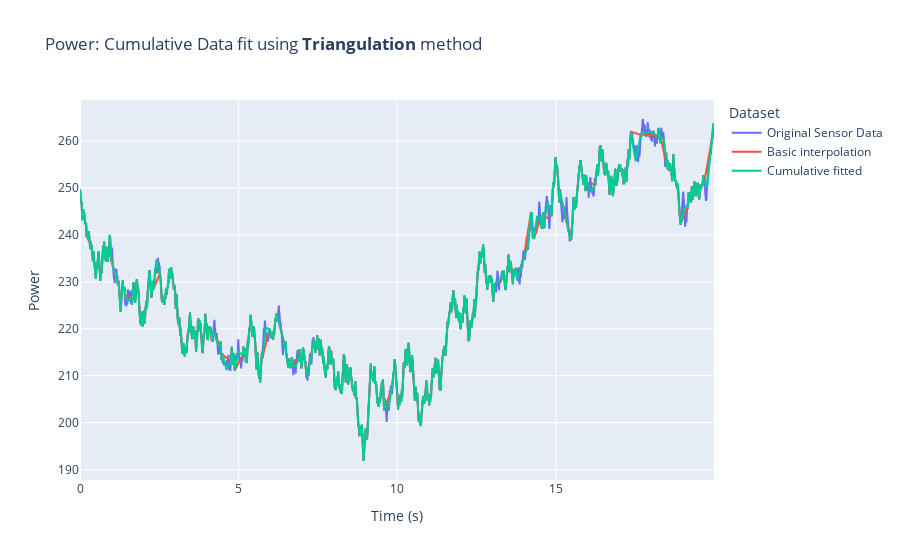

Here is the notebook cell this chart was saved with:
### Markdown cell above
Triangulated fit of the missing Power data based on the cumulated value

### Code cell
def triangular_interpolation(start_val, end_val, num_missing, total_sum):
   
    # Calculate the current average between start and end values
    current_avg = (start_val + end_val) / 2.0
    
    # Calculate the difference between the total missing sum and the current average
    total_diff = total_sum - current_avg * num_missing
    
    # Determine the value at the midpoint
    mid_value = current_avg + (total_diff / (num_missing / 2))
    
    # Initialize the list of interpolated values
    interpolated_values = []
    
    # # Determine the direction of interpolation
    # if mid_value >= current_avg:
    #     # Interpolate linearly to the midpoint, then back down
    #     for i in range(1, num_missing + 1):
    #         if i <= num_missing // 2:
    #             value = np.linspace(start_val, mid_value, num_missing // 2 + 1)[i]
    #         else:
    #             value = np.linspace(mid_value, end_val, (num_missing + 1) // 2)[i - num_missing // 2]
    #         interpolated_values.append(value)
    # else:
    #     # Interpolate linearly down to the midpoint, then back up
    #     for i in range(1, num_missing + 1):
    #         if i <= num_missing // 2:
    #             value = np.linspace(start_val, mid_value, num_missing // 2 + 1)[i]
    #         else:
    #             value = np.linspace(mid_value, end_val, (num_missing + 1) // 2)[i - num_missing // 2]
    #         interpolated_values.append(value)
    # Interpolate linearly to the midpoint, then back down
    first_half = np.linspace(start_val, mid_value, num_missing // 2 + 1)
    second_half = np.linspace(mid_value, end_val, (num_missing + 1) // 2)

    # Interpolate linearly to the midpoint, then back down
    for i in range(1, num_missing + 1):
        if i <= num_missing // 2:
            value = first_half[min(i, len(first_half) - 1)]
        else:
            value = second_half[min(i - num_missing // 2, len(second_half) - 1)]
        interpolated_values.append(value)

    
    return interpolated_values

def triangular_fill(start, end, df):
    
    # Data required for triangular interpolation function 
    num_missing = end - start + 1
    start_power = df.loc[start - 1, 'Power']
    end_power = df.loc[end + 1, 'Power']
    tot_missing_power = (df.loc[end + 1, 'Cumulative Power'] - df.loc[start - 1, 'Cumulative Power']) - end_power
    interpolated_values = triangular_interpolation(start_power, end_power, num_missing, tot_missing_power)
    df.loc[start:end, 'Power_Fit'] = interpolated_values



# Initialize start_index
start_index = None

# Reset the lost data again
df_packet_loss.loc[df_packet_loss['Signal']==False, ['Power_Fit','Pedal_Angle_Fit']] = np.NaN

# Loop through DataFrame
for i in range(len(df_packet_loss)):
    if pd.isna(df_packet_loss.loc[i, 'Power_Fit']):
        if start_index is None:
            start_index = i
    elif start_index is not None:
        end_index = i - 1  # The last index of the contiguous NaN range
        triangular_fill(start_index, end_index, df_packet_loss)
        start_index = None  # Reset for the next contiguous block


# Plot         
plot_comparison(df, df_packet_loss, 'Power', 'Triangulation')

# Summary Stats
summary_power_df['Triangulated'] = get_stats(df,df_packet_loss,'Power','Triangulated')
formatted_df = summary_power_df.applymap(format_float)
print(formatted_df.to_markdown(index=False))
print()

formatted_df = summary_pedal_df.applymap(format_float)
print(formatted_df.to_markdown(index=False))

### Figure 1 — Plotly figure (JSON) as saved in the notebook; plotly's stock layout.template omitted (floating-point values rounded to 4 significant figures; data arrays with more than 128 entries replaced by an {"elided": "..."} marker saying what was removed)
{"data": [{"mode": "lines", "name": "Original Sensor Data", "type": "scatter", "x": {"elided": "2000 float values"}, "y": {"elided": "2000 float values"}}, {"mode": "lines", "name": "Basic interpolation", "opacity": 1, "type": "scatter", "x": {"elided": "2000 float values"}, "y": {"elided": "2000 float values"}}, {"mode": "lines", "name": "Cumulative fitted", "opacity": 1, "type": "scatter", "x": {"elided": "2000 float values"}, "y": {"elided": "2000 float values"}}], "layout": {"legend": {"title": {"text": "Dataset"}}, "title": {"text": "Power: Cumulative Data fit using <b>Triangulation</b> method<br>"}, "xaxis": {"title": {"text": "Time (s)"}}, "yaxis": {"title": {"text": "Power"}}}}
